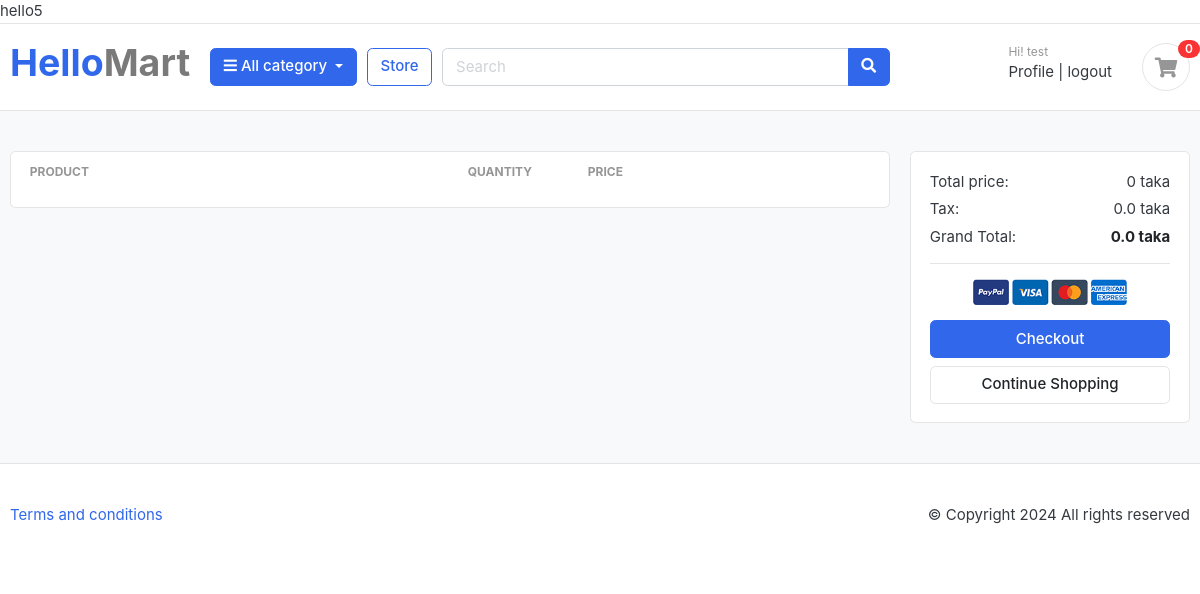
Page /cart/ (signed in) on the earlier database version.
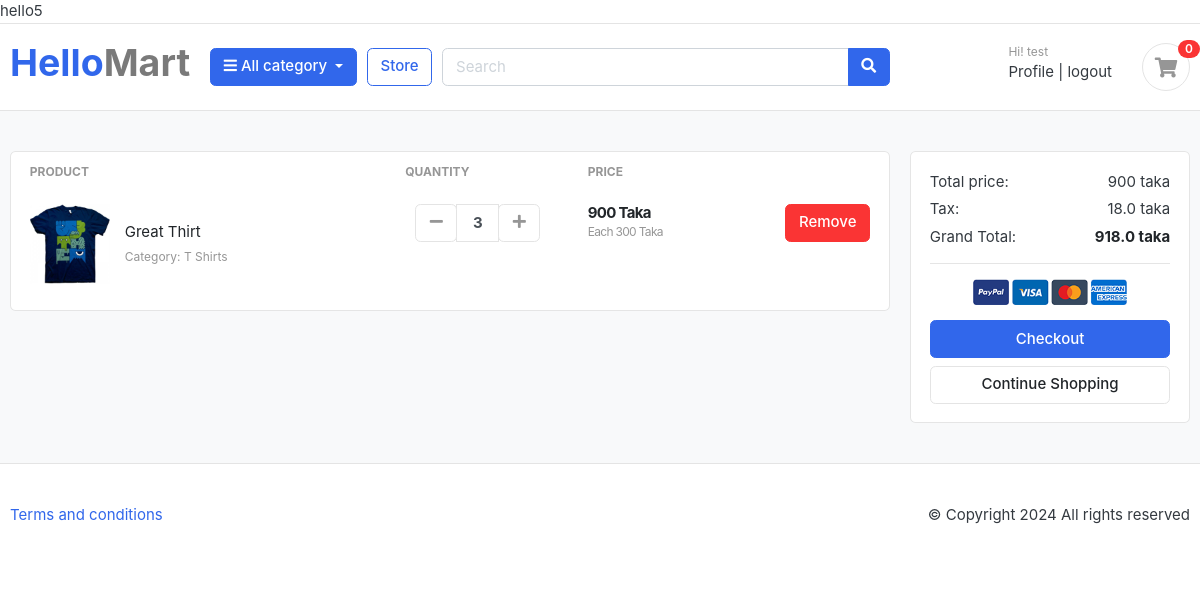
Same page on the later database version.
### cart/models.py (models this page shows, shortened)
class CartItem(models.Model):
    product = models.ForeignKey(Product, on_delete = models.CASCADE)
    cart = models.ForeignKey(Cart, on_delete=models.CASCADE, null= True)
    quantity = models.IntegerField()
    is_active = models.BooleanField(default=True)
    user = models.ForeignKey(User, on_delete=models.CASCADE, null= True)
    def sub_total(self):
        return self.product.price * self.quantity

### store/models.py (models this page shows, shortened)
class Product(models.Model):
    product_name = models.CharField(max_length=100, unique = True)
    slug = models.SlugField(max_length = 200, unique = True)
    description = models.TextField(max_length = 400, blank = True)
    price = models.IntegerField()
    image = models.ImageField(upload_to='photos/products')
    stock = models.IntegerField()
    is_available = models.BooleanField(default = True)
    category = models.ForeignKey(Category, on_delete=models.CASCADE)
    created_date = models.DateTimeField(auto_now_add = True)
    modified_date = models.DateTimeField(auto_now = True)

### category/models.py (models this page shows, shortened)
class Category(models.Model):
    category_name = models.CharField(max_length = 50, unique = True)
    slug = models.SlugField(max_length = 100, unique = True)
    description = models.TextField(max_length = 255, blank = True)
    cat_image = models.ImageField(upload_to= 'photos/categories', blank= True)

### cart/views.py (the view, shortened to what this page needs)
# urls.py: path('cart/', include('cart.urls')),
def cart(request):
    cart_items = None
    tax = 0
    total = 0
    grand_total = 0
    if request.user.is_authenticated:
        cart_items = CartItem.objects.filter(user = request.user)
        for item in cart_items:
            total += item.product.price * item.quantity
        tax = (total*2)/100
    grand_total = total + tax
    return render(request, 'cart/cart.html', {'cart_items' : cart_items, 'tax' : tax, 'grand_total' : grand_total, 'total' : total})

### cart/templates/cart/cart.html (shortened to what this page needs)
{% extends "base.html" %}
{% load static %}
{% block body %}
<section class="section-content padding-y bg">
  <div class="container">
    <div class="row">
      <aside class="col-lg-9">
        <div class="card">
          <table class="table table-borderless table-shopping-cart">
            <thead class="text-muted">
              <tr class="small text-uppercase">
                <th scope="col">Product</th>
                <th scope="col" width="120">Quantity</th>
                <th scope="col" width="120">Price</th>
                <th scope="col" class="text-right" width="200"></th>
              </tr>
            </thead>
            <tbody>
              {% for item in cart_items %}
              <tr>
                <td>
                  <figure class="itemside align-items-center">
                    <div class="aside">
                      <img src="{{item.product.image.url}} " class="img-sm" />
                    </div>
                    <figcaption class="info">
                      <a href="#" class="title text-dark"
                        >{{item.product.product_name}} </a
                      >
                      <p class="text-muted small">
                        Category: {{item.product.category.category_name}}
                      </p>
                    </figcaption>
                  </figure>
                </td>
                <td>
                  <div class="col">
                    <div class="input-group input-spinner">
                      <div class="input-group-prepend">
                        <form action="{% url "remove_cart_item" item.product.id %}" method="POST">
                          <button
                            class="btn btn-light"
                            type="submit"
                            id="button-minus"
                          >
                            <i class="fa fa-minus"></i>
                          </button>
                        </form>
                      </div>
                      <input type="text" class="form-control" value={{item.quantity}} />
                      <div class="input-group-append">
                        <form action="{% url "add_cart" item.product.id %}" method="POST">
                          <button
                            class="btn btn-light"
                            type="submit"
                            id="button-plus"
                          >
                            <i class="fa fa-plus"></i>
                          </button>
                        </form>
                      </div>
                    </div>
                  </div>
                </td>
                <td>
                  <div class="price-wrap">
                    <var class="price">{{item.sub_total}} Taka </var>
                    <small class="text-muted">Each {{item.product.price}} Taka </small>
                  </div>
                </td>
                <td class="text-right">
                  <a href="{% url "remove_cart" item.product.id %}" class="btn btn-danger"> Remove</a>
                </td>
              </tr>
              {% endfor %}
            </tbody>
          </table>
        </div>
      </aside>
      <aside class="col-lg-3">
        <div class="card">
          <div class="card-body">
            <dl class="dlist-align">
              <dt>Total price:</dt>
              <dd class="text-right">{{total}} taka</dd>
            </dl>
            <dl class="dlist-align">
              <dt>Tax:</dt>
              <dd class="text-right">{{tax}} taka</dd>
            </dl>
            <dl class="dlist-align">
              <dt>Grand Total:</dt>
              <dd class="text-right text-dark b">
                <strong>{{grand_total}} taka</strong>
              </dd>
            </dl>
            <hr />
            <p class="text-center mb-3">
              <img src="{% static "/images/misc/payments.png" %}" height="26" />
            </p>
            <a href="{% url "place_order" %}" class="btn btn-primary btn-block">
              Checkout
            </a>
            <a href="{% url "store" %}" class="btn btn-light btn-block"
              >Continue Shopping</a
            >
          </div>
        </div>
      </aside>
    </div>
  </div>
</section>
{% endblock body %}

### templates/base.html (shortened to what this page needs)
<!DOCTYPE html>
{% load static %}
<html lang="en">
    <head>
        <link href="{% static "css/bootstrap.css" %}" rel="stylesheet" type="text/css" />
        <link
          href="{% static "fonts/fontawesome/css/all.min.css" %}"
          type="text/css"
          rel="stylesheet"
        />
        <link href="{% static "css/ui.css" %}" rel="stylesheet" type="text/css" />
        <link
          href="{% static "css/responsive.css" %}"
          rel="stylesheet"
          media="only screen and (max-width: 1200px)"
        />
    </head>
<body>
  {{request.user}}
    <header class="section-header">
        <nav class="navbar p-md-0 navbar-expand-sm navbar-light border-bottom">
        </nav>
        <section class="header-main border-bottom">
          <div class="container">
            <div class="row align-items-center">
              <div class="col-lg-2 col-md-3 col-6">
                <a href="{% url "home" %}" class="brand-wrap">
                  <h1>Hello<span class="mart-color">Mart</span></h1>
                </a>
              </div>
              <div class="col-lg col-sm col-md col-6 flex-grow-0">
                <div class="category-wrap dropdown d-inline-block float-right">
                  <button
                    type="button"
                    class="btn btn-primary dropdown-toggle"
                    data-toggle="dropdown"
                  >
                    <i class="fa fa-bars"></i> All category
                  </button>
                </div>
              </div>
              <a href="{% url "store" %}" class="btn btn-outline-primary">Store</a>
              <div class="col-lg col-md-6 col-sm-12 col">
                <form action="#" class="search">
                  <div class="input-group w-100">
                    <input
                      type="text"
                      class="form-control"
                      style="width: 60%"
                      placeholder="Search"
                    />
                    <div class="input-group-append">
                      <button class="btn btn-primary" type="submit">
                        <i class="fa fa-search"></i>
                      </button>
                    </div>
                  </div>
                </form>
              </div>
              <div class="col-lg-3 col-sm-6 col-8 order-2 order-lg-3">
                <div class="d-flex justify-content-end mb-3 mb-lg-0">
                  <div class="widget-header">
                    {% if request.user.is_authenticated %}
                    <small class="title text-muted">Hi! {{request.user.first_name}} </small>
                    <div>
                      <a href="{% url "profile" %}">Profile</a>
                      <span class="dark-transp"> | </span>
                      <a href="{% url "logout" %}"> logout</a>
                    </div>
                    {% endif %}
                  </div>
                  <a href="{% url "cart" %}" class="widget-header pl-3 ml-3">
                    <div class="icon icon-sm rounded-circle border">
                      <i class="fa fa-shopping-cart"></i>
                    </div>
                    <span class="badge badge-pill badge-danger notify">0</span>
                  </a>
                </div>
              </div>
            </div>
          </div>
        </section>
    </header>
    {% block body %}
    {% endblock body %}
    <footer class="section-footer border-top padding-y">
        <div class="container">
          <p class="float-md-right">&copy Copyright 2024 All rights reserved</p>
          <p>
            <a href="#">Terms and conditions</a>
          </p>
        </div>
    </footer>
</body>
</html>

### static/css/ui.css (style rules this page uses)
html { font-family: "Inter", sans-serif; font-size: 15px; }
.price-wrap { letter-spacing: -0.7px; }
.icon-xs, .icon-sm, .icon-md, .icon-lg { display: inline-block; text-align: center; flex-shrink: 0; flex-grow: 0; }
.icon-sm { width: 48px; height: 48px; line-height: 48px !important; font-size: 20px; }
.img-xs, .img-sm, .img-md, .img-lg { -o-object-fit: cover; object-fit: cover; flex-shrink: 0; flex-grow: 0; }
.img-sm { width: 80px; height: 80px; }
.padding-y { padding-top: 40px; padding-bottom: 40px; }
var { font-style: normal; }
figure { margin-bottom: 0; }
.bg { background-color: #f8f9fa; }
.b { font-weight: 600; }
p:last-child { margin-bottom: 0; }
.header-main { position: relative; padding-top: 1rem; padding-bottom: 1rem; }
.widget-header { display: inline-block; vertical-align: middle; position: relative; }
.widget-header a { color: #343a40; }
.widget-header i { color: #969696; }
.widget-header .title { display: block; }
.widget-header .notify { position: absolute; top: -3px; right: -10px; }
.btn-light { background-color: #fff; border-color: #e4e4e4; }
.btn-light i { color: #969696; }
.itemside { position: relative; display: flex; width: 100%; }
.itemside .aside { position: relative; flex-shrink: 0; }
.itemside .info { padding-left: 15px; padding-right: 7px; }
.itemside p { margin-bottom: 0; }
.itemside .title { display: block; margin-bottom: 5px; color: #212529; }
[class*=dlist-] { margin-bottom: 5px; }
[class*=dlist-] dd { margin-bottom: 0; }
.dlist-align { display: flex; }
.dlist-align dt { width: 150px; word-wrap: break-word; font-weight: normal; }
.dlist-align dd { flex-grow: 1; }
.notify { position: absolute; top: -4px; right: -10px; display: inline-block; padding: 0.25em 0.6em; font-size: 12px; line-height: 1; text-align: center; border-radius: 3rem; color: #fff; background-color: #fa3434; }
.price { font-weight: 600; color: #212529; }
.input-spinner { width: 125px; flex-wrap: nowrap; display: inline-flex; vertical-align: middle; }
.input-spinner input.form-control { text-align: center; max-width: 46px; font-weight: bold; flex-basis: 46px; border-color: #e4e4e4; flex-grow: 0; }
.input-spinner .btn { width: 42px; text-align: center; padding-left: 0.5rem; padding-right: 0.5rem; }
.table-shopping-cart.table td, .table-shopping-cart.table th { padding-left: 1.25rem; padding-right: 1.25rem; }
.table-shopping-cart .price-wrap { line-height: 1.2; }
.table-shopping-cart .price { font-weight: bold; margin-right: 5px; display: block; }
.mart-color { color: #7a7a7a; }

Differences in the rows shown:
added CartItem: product.image (picture), product.product_name "Great Thirt", product.category.category_name "T Shirts", quantity "3", sub_total "900", product.price "300"
Other differences:
{{ total }}: "0" → "900"
{{ tax }}: "0.0" → "18.0"
{{ grand_total }}: "0.0" → "918.0"
